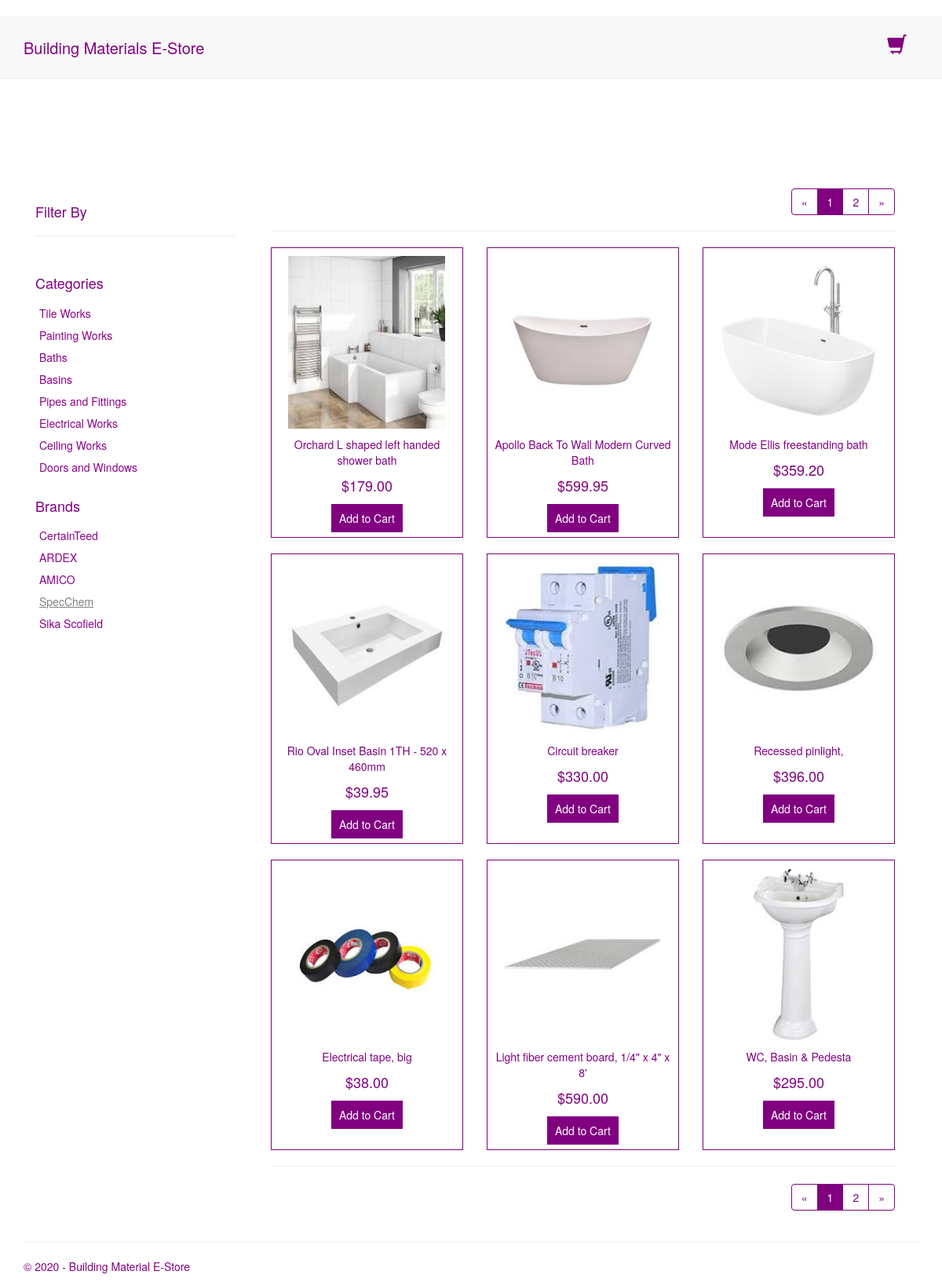
The app's page /catalogue/all-categories/specchem/ with its own data.
### catalogueapp/models.py (models this page shows, shortened)
class Base(models.Model):
    created_date = models.DateTimeField(auto_now_add=True)
    modified_date = models.DateTimeField(auto_now=True)
    class Meta:
        abstract = True

class Category(Base):
    Category_Status = [(0,"Active"),(1,"InActive")]
    name  = models.CharField(max_length=50, unique=True)
    slug = models.SlugField(max_length=50, unique=True, help_text='Unique value for category page URL, created from name.')
    description  = models.TextField()
    meta_description  = models.CharField("Meta Description", max_length=500, help_text='Content for description meta tag')
    meta_keywords  = models.CharField("Meta Keywords", max_length=500, help_text='Comma separated set of SEO keywords for meta tag')
    category_status  = models.IntegerField(choices=Category_Status, default=0)
    class Meta:
        db_table = 'categories'
        ordering = ['-created_date']
        verbose_name_plural = 'Categories'

class Brand(Base):
    Brand_Status = [(0,"Active"),(1,"InActive")]
    name  = models.CharField(max_length=50, unique=True)
    slug = models.SlugField(max_length=50, unique=True, help_text='Unique value for brand page URL, created from name.')
    description  = models.TextField()
    meta_description  = models.CharField("Meta Description", max_length=255, help_text='Content for description meta tag')
    meta_keywords  = models.CharField("Meta Keywords", max_length=255, help_text='Comma separatedset of SEO keywords for meta tag')
    brand_status  = models.IntegerField(choices=Brand_Status, default=0)
    class Meta:
        db_table = 'brands'
        ordering = ['-created_date']
        verbose_name_plural = 'Brands'

class Product(Base):
    Product_Status = [(0,"Active"),(1,"InActive")]
    name  = models.CharField(max_length=50)
    slug = models.SlugField(max_length=500, unique=True, help_text='Unique value for product page URL, created from name.')
    description  = models.TextField()
    meta_description  = models.CharField("Meta Description", max_length=500, help_text='Content for description meta tag')
    meta_keywords  = models.CharField("Meta Keywords", max_length=500, help_text='Comma separated set of SEO keywords for meta tag')
    sku = models.CharField(max_length=100)
    model = models.CharField(max_length=200)
    price = models.DecimalField(max_digits=10,decimal_places=2)
    old_price = models.DecimalField(max_digits=10,decimal_places=2, blank=True,default=0.00)
    image_url = models.CharField(max_length=250)
    is_bestseller = models.BooleanField(default=False)
    is_featured = models.BooleanField(default=False)
    quantity = models.IntegerField()
    categories = models.ManyToManyField(Category)
    brands = models.ManyToManyField(Brand)
    product_status  = models.IntegerField(choices=Product_Status, default=0)
    class Meta:
        db_table = 'products'
        ordering = ['-created_date']

### catalogueapp/views.py (the view)
# urls.py: path('', views.catalogue, name='catalogue'),
def catalogue(request, category_slug='all-categories', brand_slug='all-brands'):
    assert isinstance(request, HttpRequest)
    if request.method == "POST":
       cart_service.add_to_cart(request) #We are adding item to the cart
       page_object = catalogue_service.fetch_products(request, category_slug, brand_slug)
       return render(
           request,
           'catalogueapp/index.html',
            {
                'title': 'Product Page',
                'year':datetime.now().year,
                'page_object': page_object,
                'selected_category':category_slug,
                'selected_brand':brand_slug,
            }
         )
    else:
        page_object = catalogue_service.fetch_products(request, category_slug, brand_slug)
        return render(
            request,
            'catalogueapp/index.html',
            {
                'title': 'Product Page',
                'year':datetime.now().year,
                'page_object': page_object,
                'selected_category':category_slug,
                'selected_brand':brand_slug,
            }
)

### app/bmes_context_service.py (called while the page is built)
def bmes_context(request):
    return {
              'site_name': settings.SITE_NAME,
              'categories': Category.objects.filter(category_status=0),
              'brands': Brand.objects.filter(brand_status=0),
              'selected_category':'all-categories',
              'selected_brand':'all-brands',
              'cart_item_count': cart_service.cart_items_count(request),
              'cart_total': cart_service.get_cart_total(request),
              'cart_items': cart_service.get_cart_items(request),
           }

### cartapp/cart_service.py (called while the page is built)
def _unique_cart_id(request):
     if request.session.get(UNIQUE_CART_ID_SESSION_KEY,'') == '':
         request.session[UNIQUE_CART_ID_SESSION_KEY] = _generate_unique_id()
     return request.session[UNIQUE_CART_ID_SESSION_KEY]

def _generate_unique_id():
    u_id = uuid.uuid1()
    u_id_string = str(u_id)
    return u_id_string

def get_cart(request):
    unique_id =_unique_cart_id(request)
    try:
        cart = get_object_or_404(Cart, unique_cart_id=unique_id)
        return cart
    except :
        return None

def get_cart_items(request):
    cart = get_cart(request)
    if cart:
        return CartItem.objects.filter(cart__unique_cart_id=_unique_cart_id(request))

def cart_items_count(request):
    items = get_cart_items(request)
    int = 0
    if items:
       for item in items:
           int +=item.quantity
    return int

def get_cart_total(request):
    cart = get_cart(request)
    cart_total = decimal.Decimal('0.00')
    if cart:
        cart_items = CartItem.objects.filter(cart__unique_cart_id=_unique_cart_id(request))
        for item in cart_items:
            cart_total += item.cart_item_total()
        return cart_total
    else:
        return cart_total

### catalogueapp/templates/catalogueapp/index.html
{% extends "app/layout.html" %}
{% block content %}
<div class="container">
  <div class="row">
    <div class="col-md-3 index__filter-wrapper">
      <h4 class="index__filter-title">Filter By</h4>
      <hr/>
      <div>
        {% include 'catalogueapp/partials/category.html' %}
      </div>
      <div>
        {% include 'catalogueapp/partials/brand.html' %}
      </div>
    </div>
    <div class="col-md-9 {%if page_object.has_other_pages %}index__product-wrapper--has-pages{%else%}index__product-wrapper--no-pages{% endif%}">
      {% include 'catalogueapp/partials/product_list.html' %}
    </div>
  </div>
</div>
{% endblock %}

### catalogueapp/templates/catalogueapp/partials/category.html
﻿<h5 class="category__heading">Categories</h5>
{% for c in categories %}
    <div class="category__list-wrapper">
      {% if c.slug == selected_category%}
         <a href="{% url 'catalogueapp:catalogue' c.slug selected_brand %}" class="category__selected">{{ c.name }}</a>
      {% else %}
         <a href="{% url 'catalogueapp:catalogue' c.slug selected_brand %}" class="category__not-selected">{{ c.name }}</a>
      {% endif %}
    </div>
{% endfor %}

### catalogueapp/templates/catalogueapp/partials/brand.html
﻿<h5 class="brand__heading">Brands</h5>
{% for b in brands %}
    <div class="brand__list-wrapper">
      {% if b.slug == selected_brand%}
           <a href="{% url 'catalogueapp:catalogue' selected_category b.slug %}" class="brand__selected">{{ b.name }}</a>
      {% else %}
           <a href="{% url 'catalogueapp:catalogue' selected_category b.slug %}" class="brand__not-selected">{{ b.name }}</a>
      {% endif %}
    </div>
{% endfor %}

### catalogueapp/templates/catalogueapp/partials/product_list.html (shortened to what this page needs)
﻿<div class="container">
  <div class="row">
    <div class="pull-right">
      {% include 'catalogueapp/partials/pagination.html'%}
    </div>
  </div>
  <hr class="product-list__upper-horizontal-line"/>
  <div class="row">
    {%if page_object%}
        {% for product in page_object %}
            <div class="col-md-4">
              {% include 'catalogueapp/partials/product_list_item.html'%}
            </div>
        {% endfor %}
    {% endif%}
  </div>
  <hr class="product-list__lower-horizontal-line"/>
  <div class="row">
    <div class="pull-right">
      {% include 'catalogueapp/partials/pagination.html'%}
    </div>
  </div>
</div>

### catalogueapp/templates/catalogueapp/partials/product_list_item.html (shortened to what this page needs)
﻿<div class="product-list-item">
  <div class="product-list-item__image-wrapper">
    {% load static %}
    <img src="{% static 'app/images/productimages/main/'%}{{product.image_url}}" class="product-list-item__image"/>
  </div>
  <div>
    <p class="product-list-item__product-name">{{product.name}}</p>
  </div>
  <div>
    <p class="product-list-item__product-price">${{product.price}}</p>
  </div>
  <div>
    <form method="post">
      <button type="submit" name="submit" class="product-list-item__button">Add to Cart</button>
    </form>
  </div>
</div>

### app/static/app/content/site.css (style rules this page uses)
body { padding: 0px; margin: 0px; }
form { padding: 0px; margin: 0px; }

### app/static/app/content/bmes.css (style rules this page uses)
.brand__heading { font-size: 18px; font-weight: 500; color: purple; }
.brand__list-wrapper { padding-top: 8px; padding-left: 5px; }
.brand__selected { color: gray; text-decoration-line: underline; }
.brand__not-selected { color: darkmagenta; }
.category__heading { font-size: 18px; font-weight: 500; color: purple; }
.category__list-wrapper { padding-top: 8px; padding-left: 5px; }
.category__not-selected { color: darkmagenta; }
.index__filter-wrapper { padding-top: 70px; padding-bottom: 250px; }
.index__filter-title { font-size: 18px; font-weight: 400; color: purple; }
.index__product-wrapper--has-pages { padding-top: 0px; }
.product-list__upper-horizontal-line { padding: 0px; margin: 0px; }
.product-list__lower-horizontal-line { padding-bottom: -18px; margin-bottom: -18px; }
.product-list-item { height: 370px; text-align: center; padding: 10px 5px 10px 5px; border: 1px solid purple; }
.product-list-item__image-wrapper { margin-bottom: 10px; }
.product-list-item__image { height: 220px; width: 200px; }
.product-list-item__product-name { font-size: 14px; font-weight: 500; color: purple; }
.product-list-item__product-price { font-size: 18px; font-weight: 500; color: purple; }
.product-list-item__button { background-color: purple; color: white; padding: 8px 10px; border: none; }

### records on screen
Category: name "Tile Works"
Category: name "Painting Works"
Category: name "Baths"
Category: name "Basins"
Category: name "Pipes and Fittings"
Category: name "Electrical Works"
Category: name "Ceiling Works"
Category: name "Doors and Windows"
Brand: name "CertainTeed"
Brand: name "ARDEX"
Brand: name "AMICO"
Brand: name "SpecChem"
Brand: name "Sika Scofield"
Product: image_url (picture), name "Orchard L shaped left handed shower bath", price "179.00"
Product: image_url (picture), name "Apollo Back To Wall Modern Curved Bath", price "599.95"
Product: image_url (picture), name "Mode Ellis freestanding bath", price "359.20"
Product: image_url (picture), name "Rio Oval Inset Basin 1TH - 520 x 460mm", price "39.95"
Product: image_url (picture), name "Circuit breaker", price "330.00"
Product: image_url (picture), name "Recessed pinlight,", price "396.00"
Product: image_url (picture), name "Electrical tape, big", price "38.00"
Product: image_url (picture), name "Light fiber cement board, 1/4\" x 4\" x 8'", price "590.00"
Product: image_url (picture), name "WC, Basin & Pedesta", price "295.00"

### other values on screen
{{ i }} "1" "1"
{{ i }} "2" "2"
